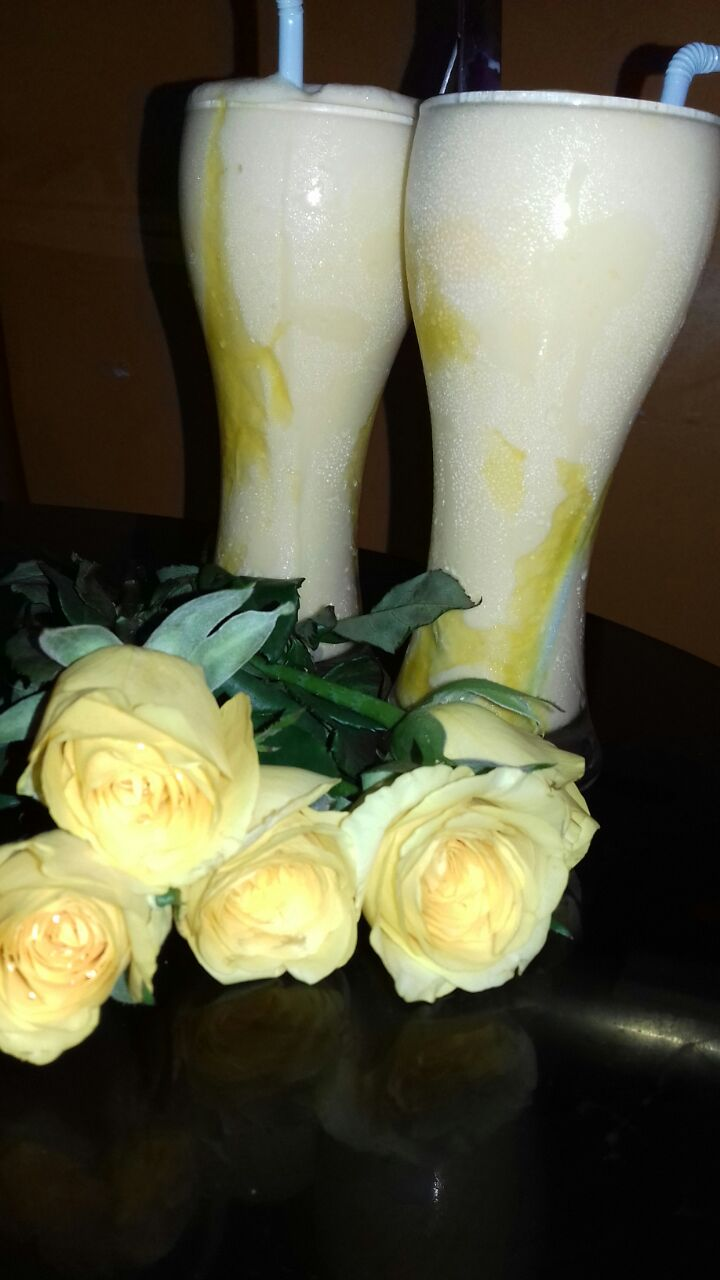
#> input picture images/milkshake.jpg, 720 x 1280 px
$ python MeanShiftPlusPlus.py
#> lines starting #> are read from the running program, lines starting #| are printed output that depends on the picture
#> further down, image is the input picture: shape (1280, 720, 3); mean B, G, R 71, 94.3, 95.6
import cv2
import numpy as np
import matplotlib.pyplot as plt

def mean_shift_plus_plus(image, num_samples=1000, radius=20):
    # image to grayscale
#> called with num_samples = 1000, radius = 20
    gray_image = cv2.cvtColor(image, cv2.COLOR_RGB2GRAY)
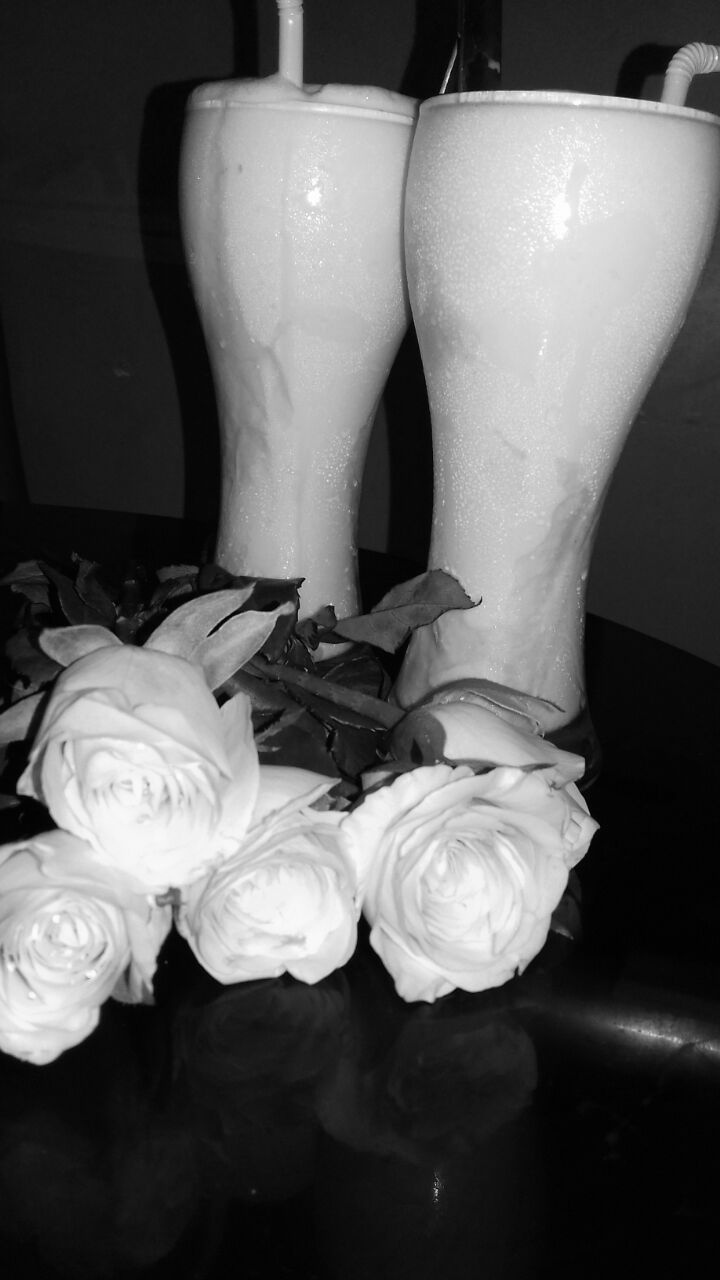
#> gray_image: shape (1280, 720); min 0, max 255, mean 92

    # Sample random points from the image
    np.random.seed(42)
    height, width = gray_image.shape
#> height = 1280; width = 720
    samples = np.random.randint(0, height * width, size=(num_samples,))
    samples = np.unravel_index(samples, (height, width))
    samples = np.stack(samples, axis=-1)

    # First sample
    centers = np.array([samples[0]])
#> centers = [[169, 278]]

    # Centers selection using Mean Shift++
    for sample in samples[1:]:
        distances = np.linalg.norm(centers - sample, axis=1)
        if np.min(distances) >= radius:
            centers = np.vstack((centers, sample))

    # Mean Shift clustering
    centers = centers.astype(np.float32)

    # flat array of image pixels
    flat_image = gray_image.reshape((-1, 1))

    # cv2.pyrMeanShiftFiltering to each center
    segmented_image = np.zeros_like(flat_image, dtype=np.uint8)
    for center in centers:
        mask = np.linalg.norm(flat_image - flat_image[center[0] * width + center[1]], axis=1) < radius
        segmented_image[mask] = flat_image[center[0] * width + center[1]]

    # Reshape the segmented image to the original shape
    segmented_image = segmented_image.reshape(gray_image.shape)

    return segmented_image

# Step 1: Loading the Image
image = cv2.imread('images/milkshake.jpg')
image = cv2.cvtColor(image, cv2.COLOR_BGR2RGB)  # Convert to RGB

# Step 3: Applying the Segmentation Method
#> (the run stopped early here; a loop or call above may not have finished)
